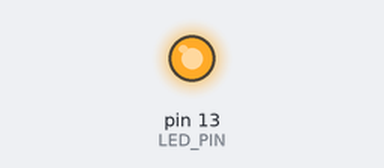
Recording of a sketch running on a simulated Arduino Uno, built with avr-gcc and run on an emulated ATmega328P. On the bench: output pins drawn as LEDs (lit = HIGH).

Above: at 0.3 s.
At 14.4 s:
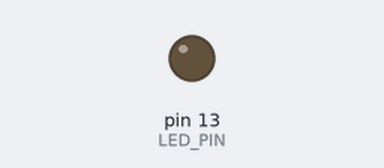
Timing chart, 0 to 15.4 s (numbered marks = the images above):
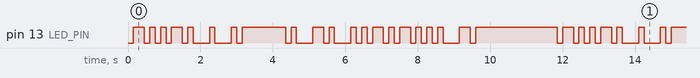

The sketch:

MorseBlinky.ino
```cpp
/*

  MorseBlinky
  Building code for an ESP-01 with the ESP8266 core for Arduino and demonstrate with a simple morse code blinker

  For info and circuit diagrams see https://github.com/tardate/LittleArduinoProjects/tree/main/ESP8266/MorseBlinky

 */

#define ACTIVE_LOW_LED_LOGIC  // if defined, LED is ON when pin LOW

const int LED_PIN = LED_BUILTIN;
const int TIME_UNIT = 150;

char message[] = ". ... .--. / .- .-.. .. ...- .";


void setup() {
  pinMode(LED_PIN, OUTPUT);
}

/*
 * Command: set LED to level for specified number of time units
 * knows how to apply ACTIVE_LOW_LED_LOGIC setting or not
 */
void pulseLed(int level, int time_units) {
  #ifdef ACTIVE_LOW_LED_LOGIC
  digitalWrite(LED_PIN, !level);
  delay(TIME_UNIT * time_units);
  digitalWrite(LED_PIN, HIGH);
  #else
  digitalWrite(LED_PIN, level);
  delay(TIME_UNIT * time_units);
  digitalWrite(LED_PIN, LOW);
  #endif
}

/*
 * Command: pulse morse message to LED
 * Morse rules:
 *  - short mark, dot or "dit": "dot duration" is one time unit long
 *  - longer mark, dash or "dah": three time units long
 *  - inter-element gap between the dots and dashes within a character: one dot duration or one unit long
 *  - short gap (between letters): three time units long
 *  - medium gap (between words): seven time units long
 */
void pulseMessage() {
  char* character_pointer = message;

  while (*character_pointer) {
    switch(*character_pointer) {
      case '.':
        pulseLed(HIGH, 1);
        pulseLed(LOW, 1);
        break;
      case '-':
        pulseLed(HIGH, 3);
        pulseLed(LOW, 1);
        break;
      case '/':
        pulseLed(LOW, 7 - 2); // because surrounded by spaces
        break;
      default:
        pulseLed(LOW, 2 -1); // because preceeded by space
    }
    ++character_pointer;
  }
}

void loop() {
  pulseMessage();
  delay(TIME_UNIT * 14);
}
```

Measured:
- by itself, pin 13 (LED_PIN): moves between LOW and HIGH, repeating every 11.9 s
- by itself, everything shown: repeats every 11.9 s, in 42 steps
